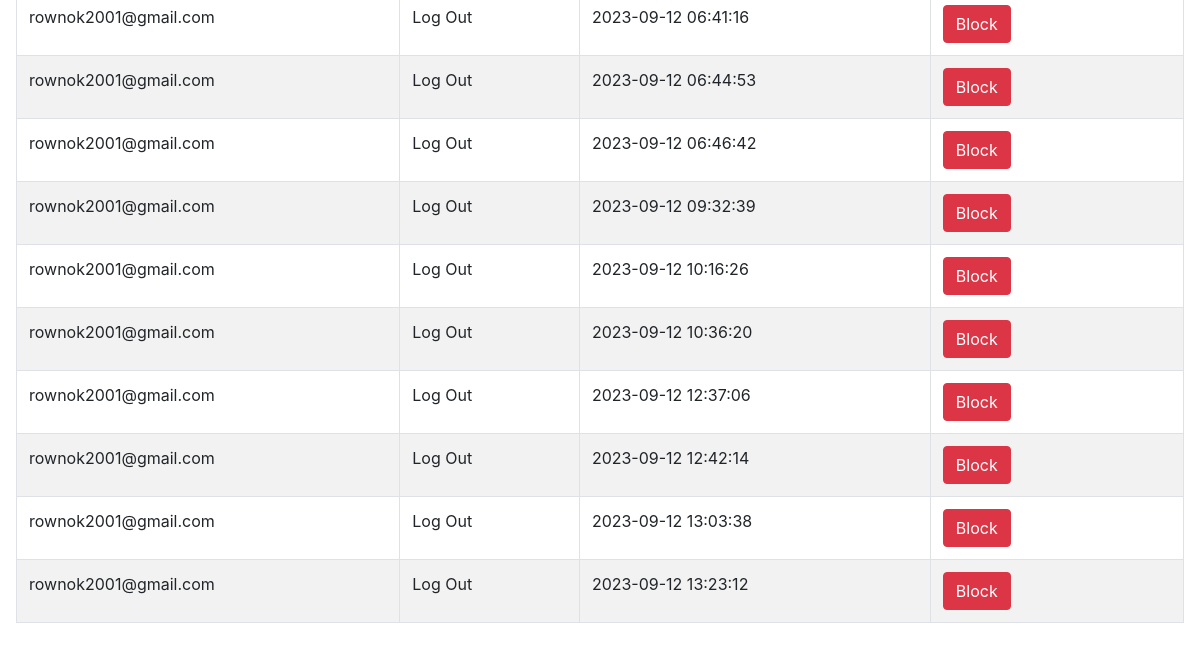
The app's page /userlog.php (signed in, lower part), older data.
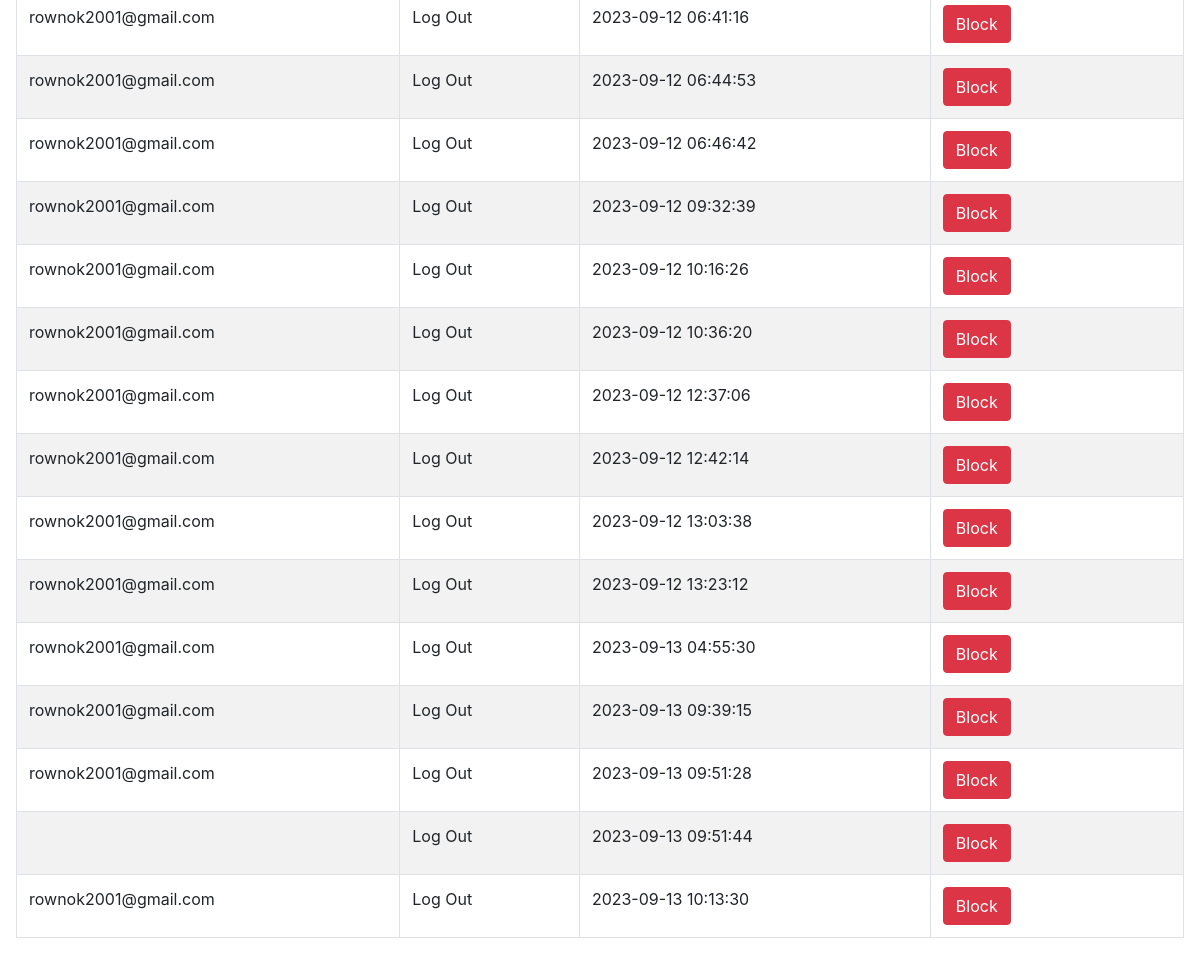
The same page, newer data.
### tables this page shows
CREATE TABLE `log` (
  `id` int(10) NOT NULL,
  `email` varchar(50) NOT NULL,
  `activity` varchar(50) NOT NULL,
  `time` timestamp NOT NULL DEFAULT current_timestamp() ON UPDATE current_timestamp()
);

### userlog.php (the view, shortened to what this page needs)
<!DOCTYPE html>
<html lang="en">
<head>
    <link rel="stylesheet" href="https://cdnjs.cloudflare.com/ajax/libs/twitter-bootstrap/4.5.2/css/bootstrap.css">
    <link rel="stylesheet" href="https://cdn.datatables.net/1.10.23/css/dataTables.bootstrap4.min.css">
</head>
<body>
    <div class="p-3 mb-5 bg-gradient-to-r from-indigo-50 via-purple-50 to-pink-50 z-40 rounded">
        <table id="example" class="table table-striped table-bordered" style="width:100%">
            <tbody>
                <?php
                include '_dbconnect.php';
                $sql = "SELECT *  FROM log";
                $result = mysqli_query($con, $sql);
                $num1 = mysqli_num_rows($result);
                if ($num1 > 0) {
                    while ($row = $result->fetch_assoc()) {
                        $u_email = $row["email"];
                ?>
                        <tr>
                            <td> <?php echo $row["email"] ?></td>
                            <td> <?php echo $row["activity"] ?></td>
                            <td> <?php echo $row["time"] ?></td>
                            <?php
                            $sql2 = "SELECT * FROM user where email='$u_email';";
                            $result2 = mysqli_query($con, $sql2);
                            while ($row2 = $result2->fetch_assoc()) {
                                $block = $row2["block"];
                            }
                            ?>
                            <?php if ($block == "no") { ?>
                                <td> <a class="btn btn-danger" href="block.php?id=<?php echo urlencode($row['email']) ?>">Block</a> </td>
                            <?php } ?>
                        </tr>
                <?php
                    }
                }
                ?>
            </tbody>
        </table>
    </div>
</body>
</html>

Row changes from the older to the newer data that the page shows:
added log: email "rownok2001@gmail.com", activity "Log Out", time "2023-09-13 04:55:30"
added log: email "rownok2001@gmail.com", activity "Log Out", time "2023-09-13 09:39:15"
added log: email "rownok2001@gmail.com", activity "Log Out", time "2023-09-13 09:51:28"
added log: activity "Log Out", time "2023-09-13 09:51:44"
added log: email "rownok2001@gmail.com", activity "Log Out", time "2023-09-13 10:13:30"
